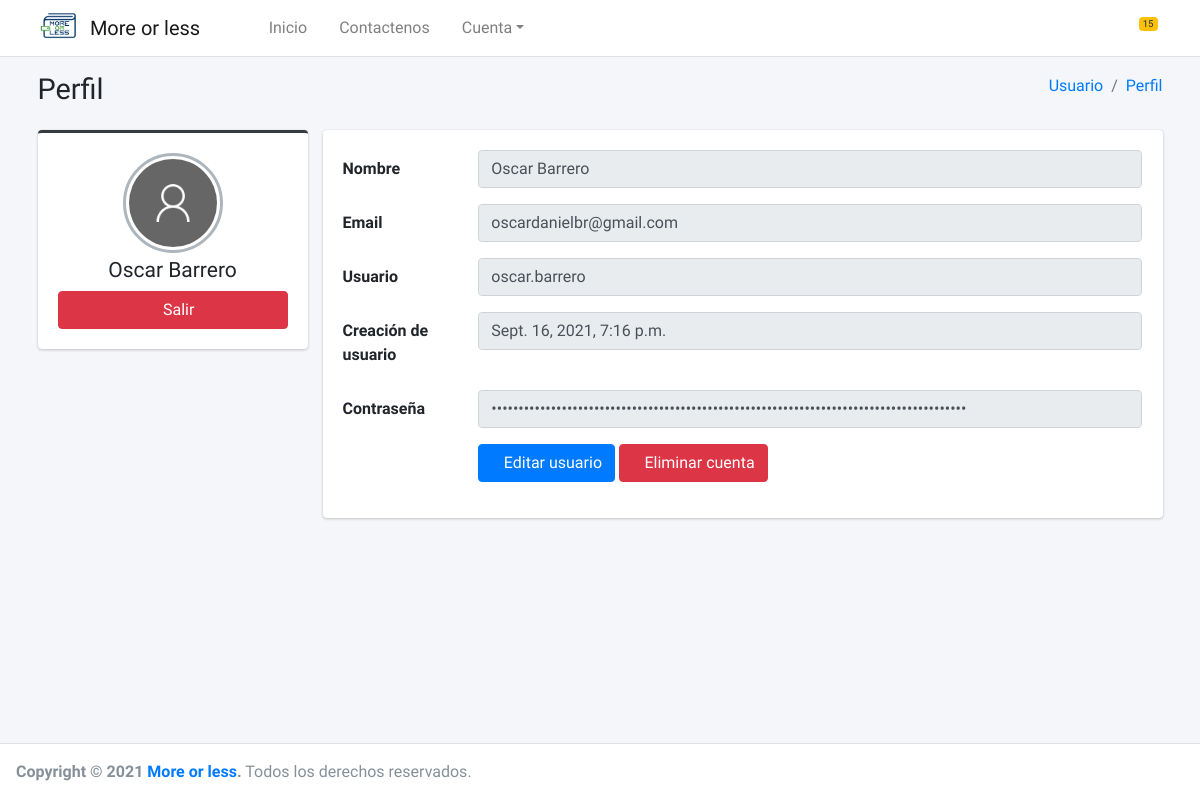
/perfil/ (signed in), run on an earlier commit of the app's database.
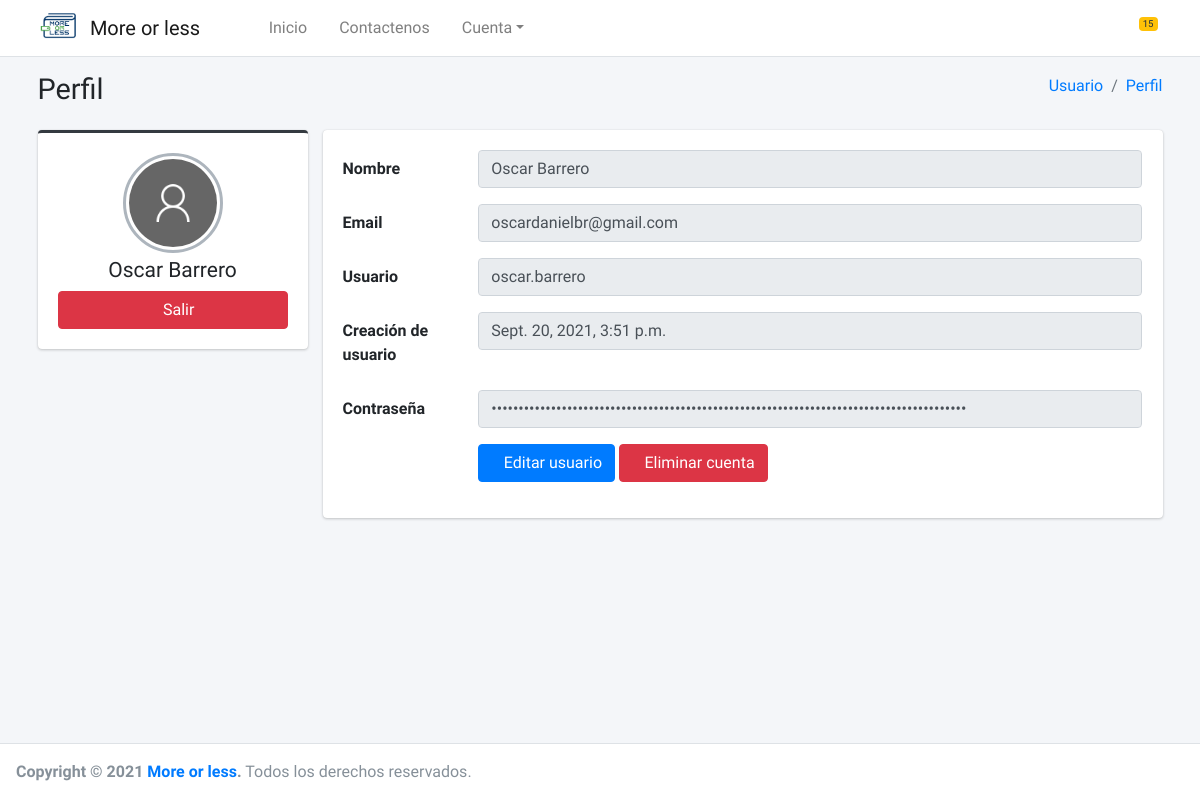
And on a later commit of the database.
### core/registro/models.py (models this page shows)
class RegistroUsuario(AbstractUser):
    image = models.ImageField(upload_to='perfil/%Y/%m/%d', null=True, blank=True)
    def get_image(self):
        if self.image:
            return "{}{}".format(MEDIA_URL, self.image)
        return "{}{}".format(STATIC_URL, 'img/imagen-perfil-sin-foto.png')

### core/perfil/views.py (the view)
# urls.py: path('perfil/', PerfilListView.as_view(), name='perfil'),
class PerfilListView(ListView):
    model = PerfilModel
    template_name = 'perfil.html'
    @method_decorator(csrf_exempt)
    @method_decorator(login_required)
    def dispatch(self, request, *args, **kwargs):
        self.object = self
        return super().dispatch(request, *args, **kwargs)
    def get_context_data(self, **kwargs):
        context = super().get_context_data(**kwargs)
        return context

### core/perfil/templates/perfil.html (shortened to what the changed rows need)
{% extends 'body.html' %}
{% load static %}
{% block content %}
    <div class="content-wrapper">
        <div class="content-header">
            <div class="container">
                <div class="row mb-2">
                    <div class="col-sm-6">
                        <h1 class="m-0">Perfil</h1>
                    </div>
                </div>
            </div>
        </div>
        <section class="content">
            <div class="container">
                <div class="row">
                    <div class="col-md-3">
                        <div class="card card-dark card-outline">
                            <div class="card-body box-profile">
                                <div class="text-center">
                                    <a href="#" >
                                    </a>
                                </div>
                                <h3 class="profile-username text-center">{{ request.user.get_full_name }}</h3>
                                <a href="{% url 'logout' %}" class="btn btn-danger btn-block"><i
                                        class="fas fa-sign-out-alt"></i>Salir</a>
                            </div>
                        </div>
                    </div>
                    <div class="col-md-9">
                        <div class="card">
                            <div class="card-body">
                                <div class="tab-content">
                                    <div class="tab-pane active" id="settings">
                                        <form class="form-horizontal">
                                            <div class="form-group row">
                                                <div class="col-sm-10">
                                                    <input type="text" class="form-control" id="inputName"
                                                           value="{{ request.user.get_full_name }}" disabled="">
                                                </div>
                                            </div>
                                            <div class="form-group row">
                                                <div class="col-sm-10">
                                                    <input type="email" class="form-control" id="inputEmail"
                                                           value="{{ request.user.email }}" disabled="">
                                                </div>
                                            </div>
                                            <div class="form-group row">
                                                <div class="col-sm-10">
                                                    <input type="text" class="form-control" id="inputAge"
                                                           value="{{ request.user.username }}" disabled="">
                                                </div>
                                            </div>
                                            <div class="form-group row">
                                                <div class="col-sm-10">
                                                    <input type="text" class="form-control" id="inputAge"
                                                           value="{{ request.user.date_joined }}" disabled="">
                                                </div>
                                            </div>
                                            <div class="form-group row">
                                                <div class="col-sm-10">
                                                    <input type="password" class="form-control" id="inputAge"
                                                           value="{{ request.user.password }}" disabled="">
                                                </div>
                                            </div>
                                        </form>
                                    </div>
                                </div>
                            </div>
                        </div>
                    </div>
                </div>
            </div>
        </section>
    </div>
{% endblock %}

What changed in the data, as far as the page shows it:
changed RegistroUsuario "Oscar Barrero": user.date_joined "Sept. 16, 2021, 7:16 p.m." → "Sept. 20, 2021, 3:51 p.m."
